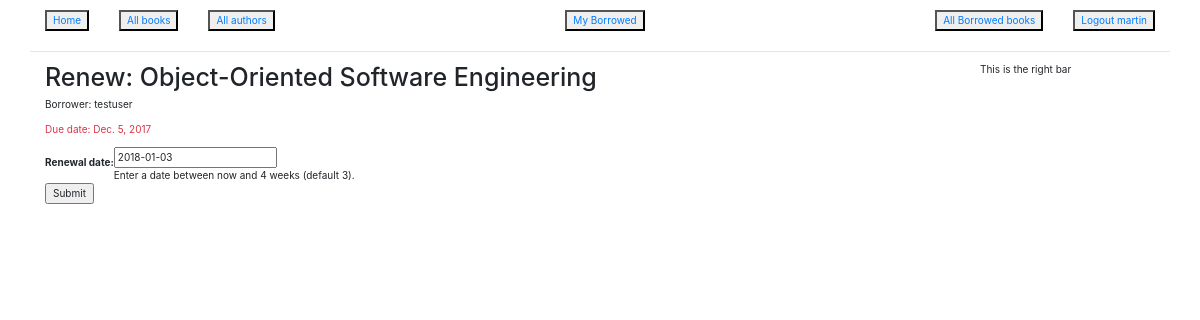
The page /catalog/book/5cddc3fe-d9f4-404c-8c5e-389b2146c34d/renew/ (signed in) on the database its author committed.
### catalog/models.py (models this page shows, shortened)
class BookInstance(models.Model):
    id = models.UUIDField(primary_key=True, default=uuid.uuid4, help_text="Unique ID for this particular book across whole library")
    book = models.ForeignKey('Book', on_delete=models.SET_NULL, null=True)
    imprint = models.CharField(max_length=200)
    due_back = models.DateField(null=True, blank=True)
    borrower = models.ForeignKey(User, on_delete=models.SET_NULL, null=True, blank=True)
    LOAN_STATUS = (
        ('m', 'Maintenance'),
        ('o', 'On loan'),
        ('a', 'Available'),
        ('r', 'Reserved'),
    )
    status = models.CharField(max_length=1, choices=LOAN_STATUS, blank=True, default='m', help_text='Book availability')
    @property
    def is_overdue(self):
        if self.due_back and date.today() > self.due_back:
            return True
        return False
    class Meta:
        ordering = ["due_back"]
        permissions = (("can_mark_returned", "Set book as returned"),)

class Book(models.Model):
    title = models.CharField(max_length=200)
    author = models.ForeignKey('Author', on_delete=models.SET_NULL, null=True)
    summary = models.TextField(max_length=1000, help_text="Enter a brief description of the book")
    isbn = models.CharField('ISBN', max_length=13, help_text='13 Character <a href="https://www.isbn-international.org/content/what-isbn">ISBN number</a>')
    genre = models.ManyToManyField(Genre, help_text="Select a genre for this book")
    def display_genre(self):
        """
        Creates a string for the Genre. This is required to display genre in Admin.
        """
        return ', '.join([ genre.name for genre in self.genre.all()[:3]])
    display_genre.short_description = 'Genre'

### catalog/views.py (the view)
# urls.py: url(r'^book/(?P<pk>[-\w]+)/renew/$', views.renew_book_librarian, name='renew-book-librarian'),
@permission_required('catalog.can_mark_returned')
def renew_book_librarian(request, pk):
    book_inst=get_object_or_404(BookInstance, pk = pk)
    if request.method == 'POST':
        form = RenewBookForm(request.POST)
        if form.is_valid():
            book_inst.due_back = form.cleaned_data['renewal_date']
            book_inst.save()
            return HttpResponseRedirect(reverse('borrowed') )
    else:
        proposed_renewal_date = datetime.date.today() + datetime.timedelta(weeks=3)
        form = RenewBookForm(initial={'renewal_date': proposed_renewal_date,})
    return render(request, 'catalog/book_renew_librarian.html', {'form': form, 'bookinst':book_inst})

### catalog/forms.py (shortened to what this page needs)
class RenewBookForm(forms.Form):
    renewal_date = forms.DateField(help_text="Enter a date between now and 4 weeks (default 3).")

### catalog/templates/catalog/book_renew_librarian.html (shortened to what this page needs)
{% extends "base_generic.html" %}
{% block content %}
    <h1>Renew: {{ bookinst.book.title }}</h1>
    <p>Borrower: {{ bookinst.borrower }}</p>
    <p {% if bookinst.is_overdue %} class="text-danger" {% endif %}>Due date: {{ bookinst.due_back }}</p>
    <form action="" method="post">
        <table>
            {{ form }}
        </table>
        <input type="submit" value="Submit" />
    </form>
{% endblock %}

### catalog/templates/base_generic.html (shortened to what this page needs)
<!DOCTYPE html>
<html lang="en">
<head>
    <link rel="stylesheet" href="https://maxcdn.bootstrapcdn.com/bootstrap/3.3.7/css/bootstrap.min.css">
    {% load static %}
    <link rel="stylesheet" href="{% static 'css/bootstrap.min.css' %}">
</head>
<body>
    <div class="container-fluid">
        <div class="col">
            <div class="">
                {% block sidebar %}
                <ul class="nav">
                    <li><a href="{% url 'index' %}"><button>Home</button></a> </li>
                    <li><a href="{% url 'books' %}"><button>All books</button></a> </li>
                    <li><a href="{% url 'authors' %}"><button>All authors</button></a> </li>
                    {% if user.is_authenticated %}
                        <li><a href="{% url 'my-borrowed' %}"><button>My Borrowed</button></a> </li>
                    {% if perms.catalog.can_mark_returned %}
                        <li><a href="{% url 'borrowed' %}"><button>All Borrowed books</button></a> </li>
                    {% endif %}
                        <li><a href="{% url 'logout' %}?next={{ request.path }}"><button>Logout {{ user }}</button> </a> </li>
                {% else %}
<li class="sidebar-nav"><a href="{% url 'login' %}?next={{ request.path }}"><button>Login</button></a> </li>
                {% endif %}
                </ul>
                    <hr>
                {% endblock %}
            </div>
        <div class="col-sm-10">
            {% block content %}{% endblock %}
        </div>
        </div>
    {% block footer %}
        <p>This is the right bar</p>
    {% endblock %}
    </div>
</body>
</html>

### rows shown on the page
BookInstance: book "Object-Oriented Software Engineering", borrower "testuser", due_back "Dec. 5, 2017"

### other values the page prints
{{ user }} "martin"
